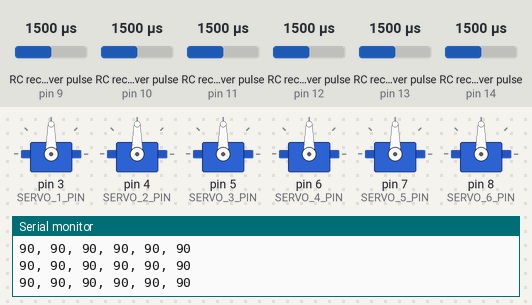
Bench run of a sketch on a simulated Arduino Uno, built with avr-gcc and run on an emulated ATmega328P. Parts: 6 × servo, the last lines printed to the serial monitor. Wiring (inferred from the names in the program): 6 × RC receiver channel: data pin 9 / data pin 10 / data pin 11 / data pin 12 / data pin 13 / data pin 14. The test bench sets the inputs (shaded band); at power-on: RC receiver pulse (sensors on pin 9, pin 10, pin 11, pin 12, pin 13, pin 14) 1500 µs.

Above: at 1.2 s.
1.3 s: RC receiver pulse (sensor on pin 9) set to 1020 µs
At 1.9 s:
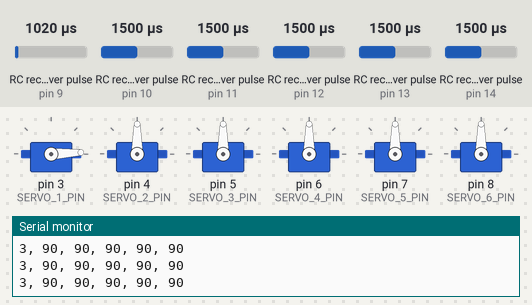
2.8 s: RC receiver pulse (sensor on pin 10) set to 1020 µs
At 3.1 s:
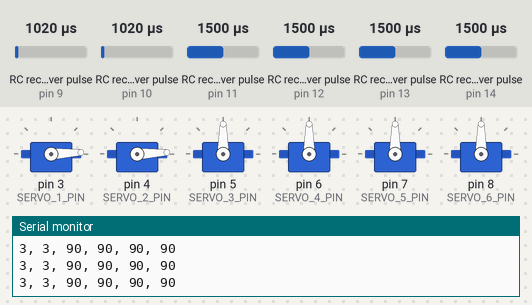
4.3 s: RC receiver pulse (sensor on pin 11) set to 1020 µs
At 5.4 s:
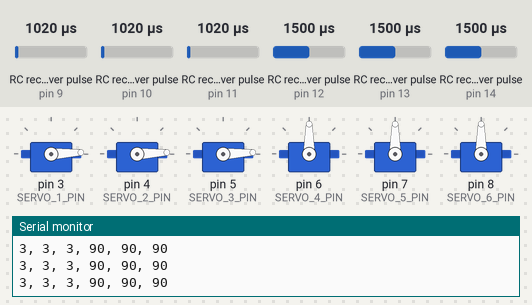
5.8 s: RC receiver pulse (sensor on pin 12) set to 1020 µs
At 6.6 s:
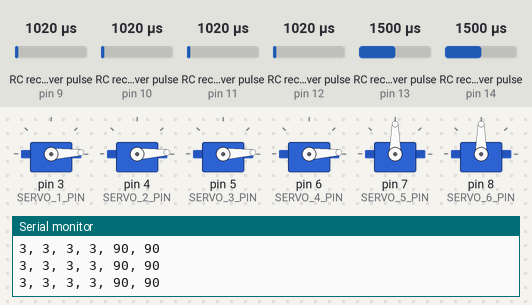
7.3 s: RC receiver pulse (sensor on pin 13) set to 1020 µs
At 7.7 s:
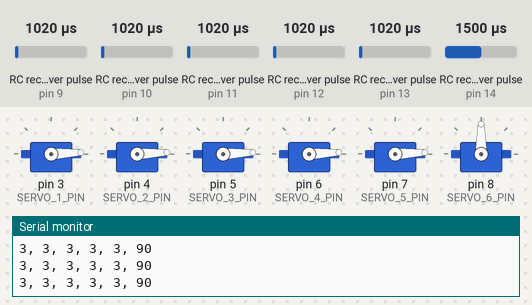
8.8 s: RC receiver pulse (sensor on pin 14) set to 1020 µs
At 10.0 s:
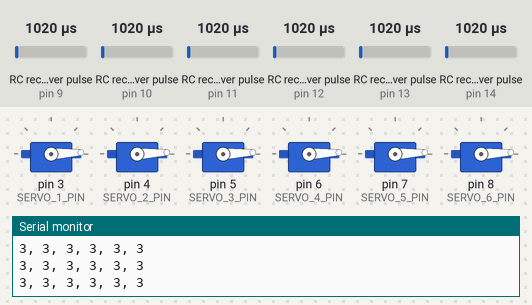
Timing chart, 0 to 11.3 s (numbered marks = the images above; inputs shaded):
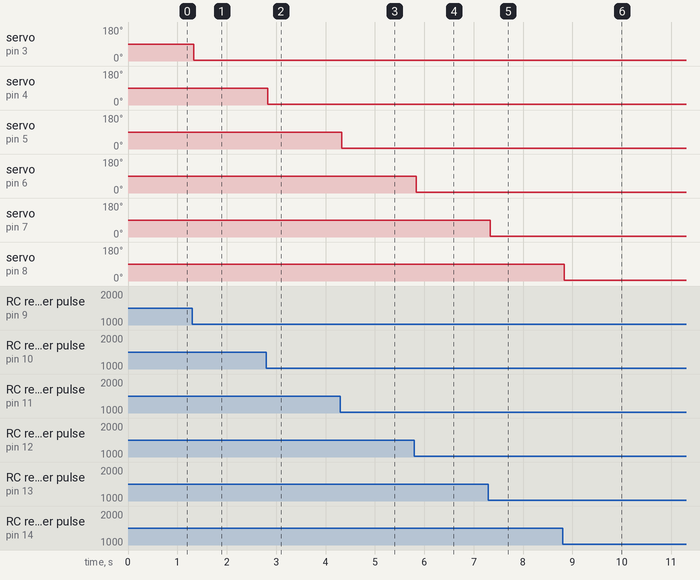

Measured:
- after the input at 1.3 s, servo on pin 3 (SERVO_1_PIN): 90° → 3° at once
- after the input at 2.8 s, servo on pin 4 (SERVO_2_PIN): 90° → 3° at once
- after the input at 4.3 s, servo on pin 5 (SERVO_3_PIN): 90° → 3° at once
- after the input at 5.8 s, servo on pin 6 (SERVO_4_PIN): 90° → 3° at once
- after the input at 7.3 s, servo on pin 7 (SERVO_5_PIN): 90° → 3° at once
- after the input at 8.8 s, servo on pin 8 (SERVO_6_PIN): 90° → 3° at once

The sketch:

RC_Servo_Mixer.ino
```cpp
// (licence header left out)
// Includes
#include <Servo.h>

// These value will need calibrating for different receivers
#define MIN_PULSE_WIDTH (1000) // Standard servos have a min pulse width of 1000ms
#define MAX_PULSE_WIDTH (2000) // Standard servos have a max pulse width of 2000ms
#define PULSE_TIMEOUT (10000)  // Max time to wait for a pulse to end 20ms

// These pins can go out to servos
#define SERVO_1_PIN (3)
#define SERVO_2_PIN (4)
#define SERVO_3_PIN (5)
#define SERVO_4_PIN (6)
#define SERVO_5_PIN (7)
#define SERVO_6_PIN (8)

// These pins come in from the RC receiver
#define CHAN_IN_1_PIN (9)
#define CHAN_IN_2_PIN (10)
#define CHAN_IN_3_PIN (11)
#define CHAN_IN_4_PIN (12)
#define CHAN_IN_5_PIN (13)
#define CHAN_IN_6_PIN (14)

Servo servo1;
Servo servo2;
Servo servo3;
Servo servo4;
Servo servo5;
Servo servo6;

void setup()
{
	Serial.begin(115200);
	Serial.println("RC Servo Mixer 0.0.0");

	servo1.attach(SERVO_1_PIN);
	servo2.attach(SERVO_2_PIN);
	servo3.attach(SERVO_3_PIN);
	servo4.attach(SERVO_4_PIN);
	servo5.attach(SERVO_5_PIN);
	servo6.attach(SERVO_6_PIN);
}

void loop()
{

	int chan1;
	int chan2;
	int chan3;
	int chan4;
	int chan5;
	int chan6;
	char output[256];

	// Read all servos
	chan1 = pulseIn(CHAN_IN_1_PIN, HIGH, PULSE_TIMEOUT);
	chan2 = pulseIn(CHAN_IN_2_PIN, HIGH, PULSE_TIMEOUT);
	chan3 = pulseIn(CHAN_IN_3_PIN, HIGH, PULSE_TIMEOUT);
	chan4 = pulseIn(CHAN_IN_4_PIN, HIGH, PULSE_TIMEOUT);
	chan5 = pulseIn(CHAN_IN_5_PIN, HIGH, PULSE_TIMEOUT);
	chan6 = pulseIn(CHAN_IN_6_PIN, HIGH, PULSE_TIMEOUT);

	// Map each channel input to a standard servo angle value
	chan1 = map(chan1, MIN_PULSE_WIDTH, MAX_PULSE_WIDTH, 0, 180);
	chan2 = map(chan2, MIN_PULSE_WIDTH, MAX_PULSE_WIDTH, 0, 180);
	chan3 = map(chan3, MIN_PULSE_WIDTH, MAX_PULSE_WIDTH, 0, 180);
	chan4 = map(chan4, MIN_PULSE_WIDTH, MAX_PULSE_WIDTH, 0, 180);
	chan5 = map(chan5, MIN_PULSE_WIDTH, MAX_PULSE_WIDTH, 0, 180);
	chan6 = map(chan6, MIN_PULSE_WIDTH, MAX_PULSE_WIDTH, 0, 180);

	// Debug, write the values to the console
	sprintf(output, "%i, %i, %i, %i, %i, %i", chan1, chan2, chan3, chan4, chan5, chan6);
	Serial.println(output);

	// Default behavior, write them all out unchanged
	servo1.write(chan1);
	servo2.write(chan2);
	servo3.write(chan3);
	servo4.write(chan4);
	servo5.write(chan5);
	servo6.write(chan6);


}
```
